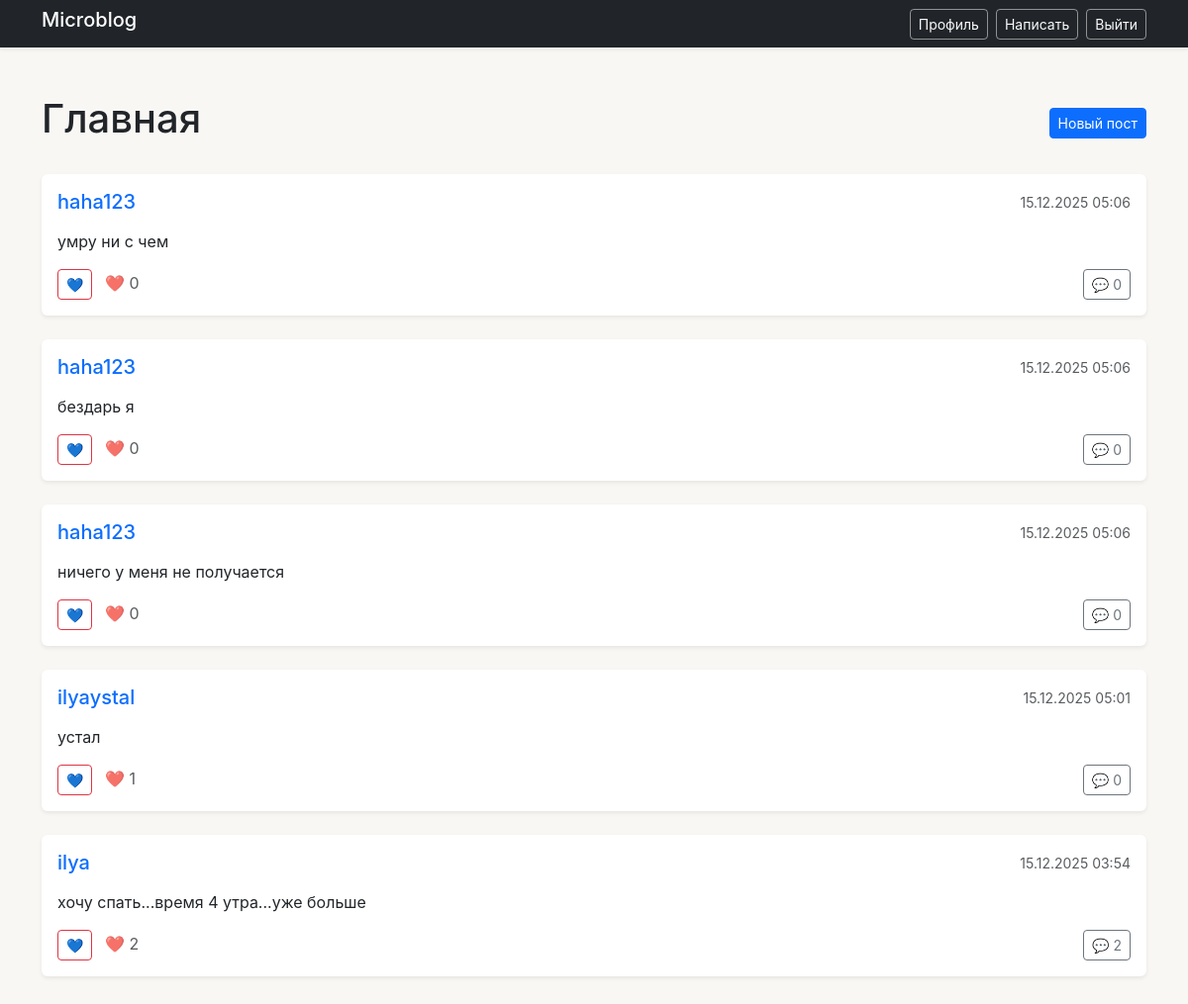
The app's page / (signed in), older data.
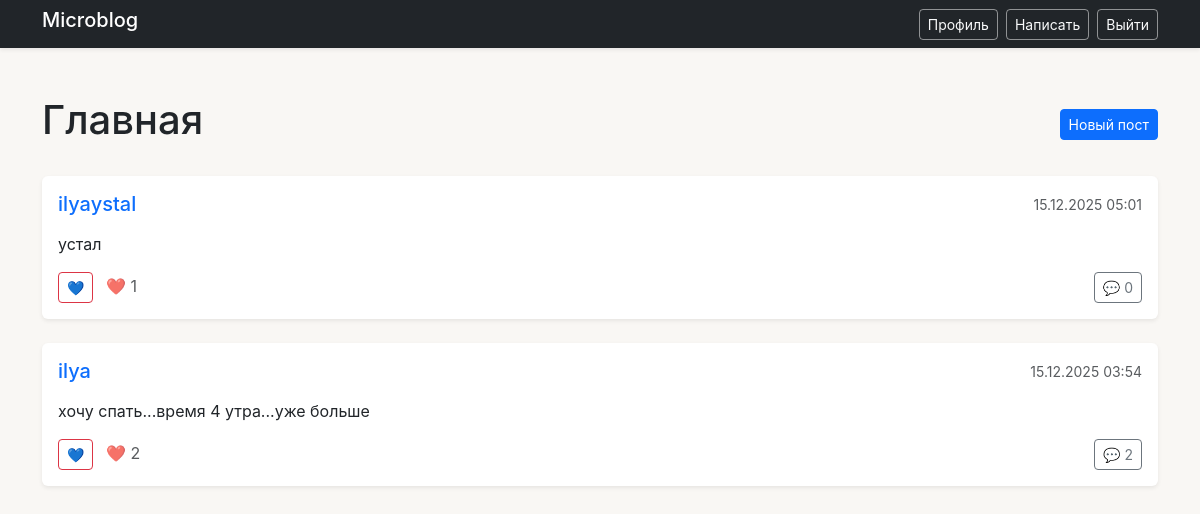
The same page, newer data.
### blog/models.py (models this page shows, shortened)
class Post(models.Model):
    author = models.ForeignKey(User, on_delete=CASCADE, related_name='posts')
    title = models.CharField(max_length=200, blank=True)
    content = models.TextField()
    created_at = models.DateTimeField(auto_now_add=True)
    updated_at = models.DateTimeField(auto_now=True)
    @property
    def likes_count(self):
        return self.likes.count()
    @property
    def comments_count(self):
        return self.comments.count()

### blog/views.py (the view)
# urls.py: path('', views.home, name='home'),
def home(request):
    posts = Post.objects.select_related('author').order_by('-created_at')[:50]
    paginator = Paginator(posts, 10)
    page_number = request.GET.get('page')
    page_obj = paginator.get_page(page_number)
    return render(request, 'blog/home.html', {'page_obj': page_obj})

### blog/templates/blog/home.html (shortened to what this page needs)
{% extends 'blog/base_template.html' %}
{% load django_bootstrap5 %}
{% block content %}
<div class="d-flex justify-content-between align-items-center mb-4">
    <h1>Главная</h1>
    {% if user.is_authenticated %}
        <a href="{% url 'post_create' %}" class="btn btn-primary btn-sm">Новый пост</a>
    {% endif %}
</div>
{% if user.is_authenticated %}
    {% for post in page_obj %}
        <div class="card mb-4 shadow-sm">
            <div class="card-body">
                <div class="d-flex justify-content-between align-items-center mb-2">
                    <h5 class="card-title mb-0">
                        <a href="{% url 'profile_view' post.author.id %}" class="text-decoration-none">
                            {{ post.author.username }}
                        </a>
                    </h5>
                    <small class="text-muted">{{ post.created_at|date:"d.m.Y H:i" }}</small>
                </div>
                <p class="card-text">{{ post.content|linebreaks }}</p>
                <div class="d-flex justify-content-between align-items-center mt-3">
                    <div>
                        <form method="post" action="{% url 'like_post' post.id %}" class="d-inline">
                            <button type="submit" class="btn {% if post.liked %}btn-danger{% else %}btn-outline-danger{% endif %} btn-sm">
                                {% if post.liked %}❤️{% else %}💙{% endif %}
                            </button>
                        </form>
                        <span class="ms-2 text-muted">❤️ {{ post.likes_count }}</span>
                    </div>
                    <a href="{% url 'post_detail' post.id %}" class="btn btn-outline-secondary btn-sm">💬 {{ post.comments_count }}</a>
                </div>
            </div>
        </div>
    {% empty %}
        <div class="text-center py-5">
            <p class="text-muted">Пока никто ничего не написал.</p>
        </div>
    {% endfor %}
{% endif %}
{% endblock %}

Row changes from the older to the newer data that the page shows:
removed Post: author.username "haha123", created_at "15.12.2025 05:06", content "умру ни с чем", likes_count "0", comments_count "0"
removed Post: author.username "haha123", created_at "15.12.2025 05:06", content "бездарь я", likes_count "0", comments_count "0"
removed Post: author.username "haha123", created_at "15.12.2025 05:06", content "ничего у меня не получается", likes_count "0", comments_count "0"
